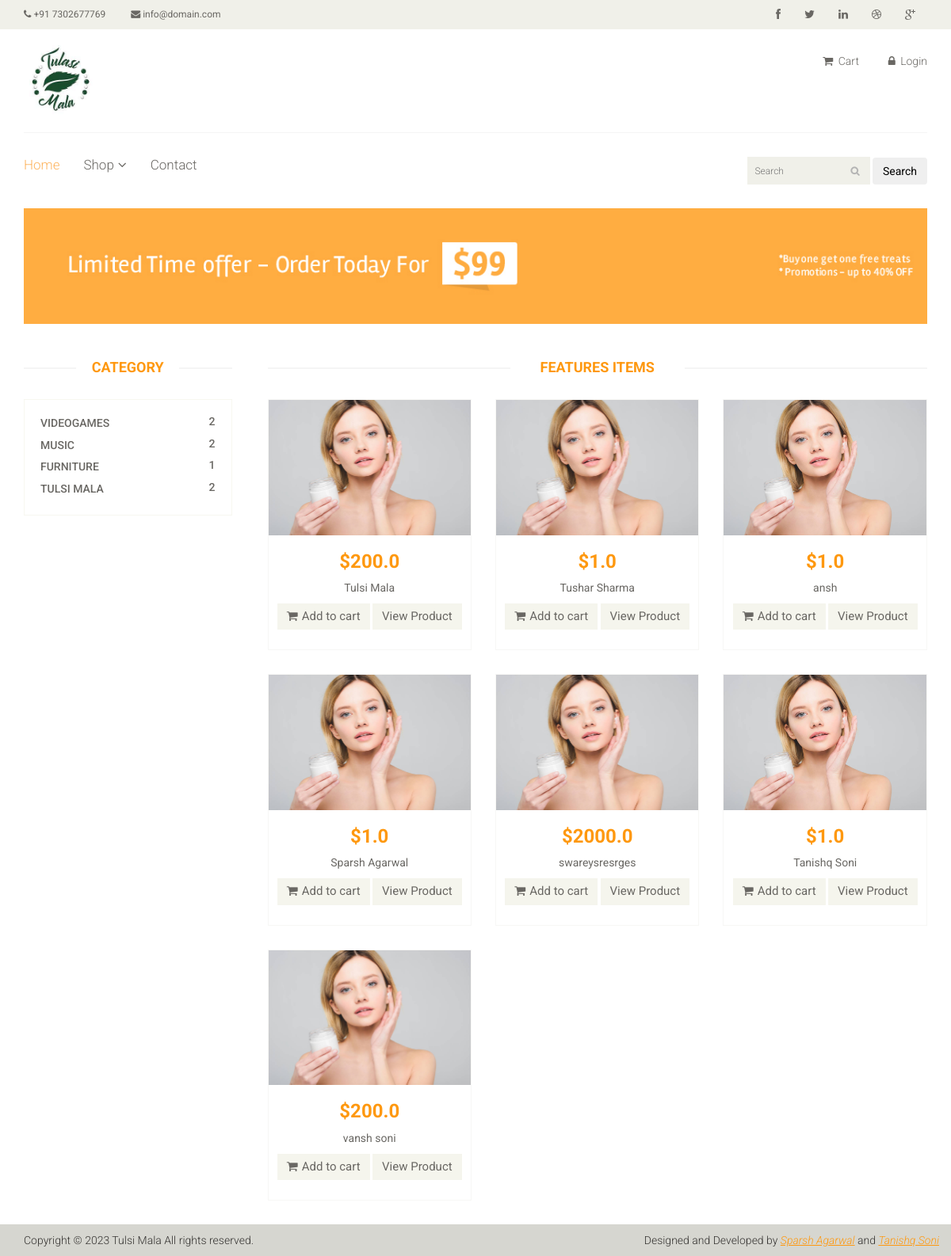
The page /shop on the database as committed earlier.
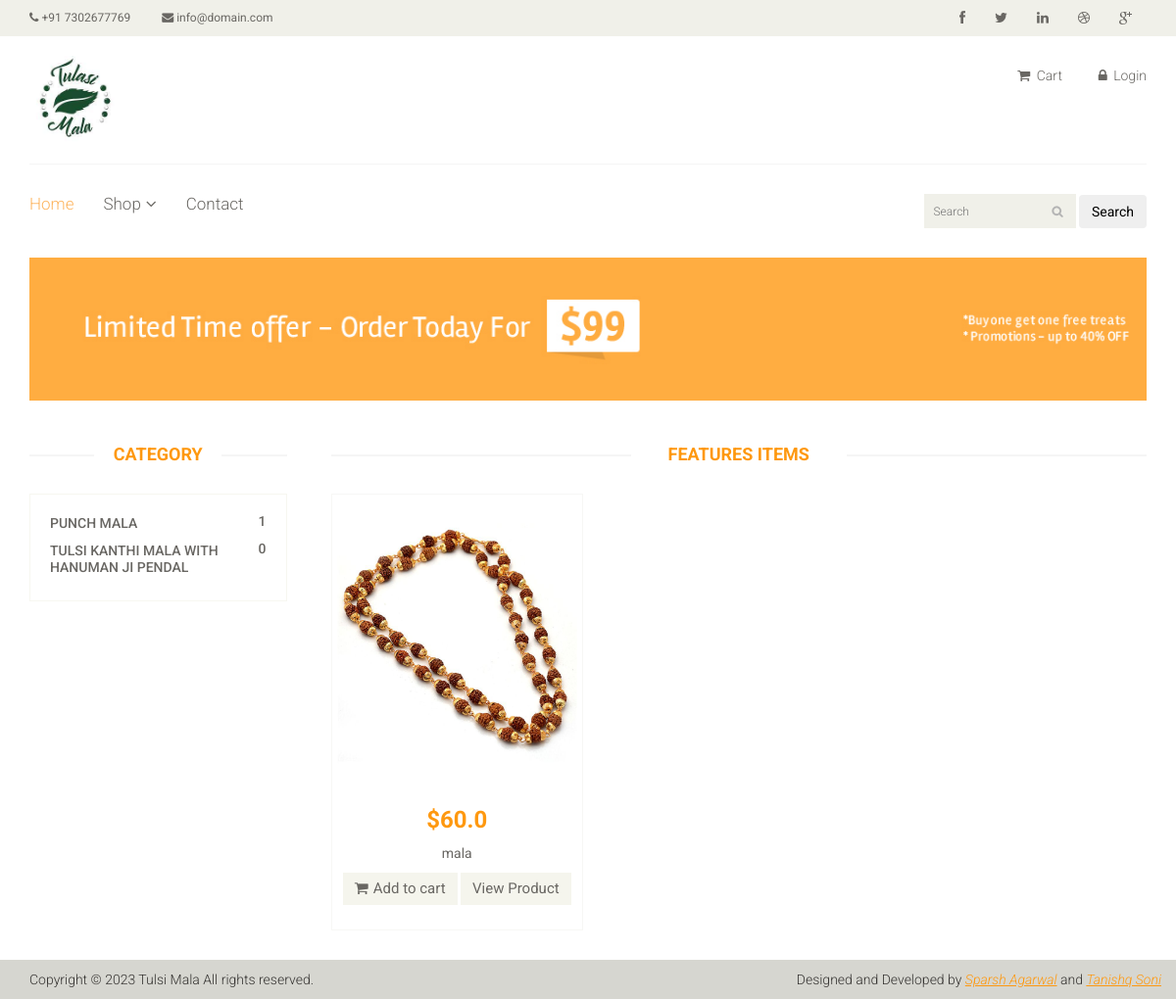
The same page on the database as committed later.
### core/models.py (models this page shows, shortened)
class Category(models.Model):
    category_name = models.CharField(max_length=1000)
    def product_count(self):
        return self.product_set.count()

class Product(models.Model):
    name = models.CharField(max_length=100)
    category = models.ForeignKey('Category', on_delete=models.CASCADE)
    slug = models.SlugField(unique=True, null=True, blank=True)
    desc = models.TextField()
    price = models.FloatField(default=0.0)
    product_available_count = models.IntegerField(default=0)
    img = models.ImageField(upload_to='images/')

### core/views.py (the view)
# urls.py: path('shop', views.shop, name='shop'),
def shop(request):
    products = Product.objects.all()
    categories = Category.objects.all()
    if (request.user.is_authenticated):
        len_of_cart = len(Cart.objects.filter(user=request.user))
        return render(request, "core/shop.html", {'len_of_cart': len_of_cart, 'products': products, 'categories': categories, })
    return render(request, "core/shop.html", {'products': products, 'categories': categories, })

### templates/core/shop.html (shortened to what this page needs)
{% extends './base.html' %}
{% load static %}
{% block start %}
	<section id="advertisement">
		<div class="container">
			<img src="images/shop/advertisement.jpg" alt="" />
		</div>
	</section>
	<section>
		<div class="container">
			<div class="row">
				<div class="col-sm-3">
					<div class="left-sidebar">
						<h2>Category</h2>
						<div class="panel-group category-products" id="accordian">
							<div class="panel panel-default">
								{% for cats in categories %}
								<div class="panel-heading">
									<h4 class="panel-title"><a href="/category/{{ cats.id }}"><span class="pull-right">{{ cats.product_count }}</span>{{cats.category_name}}</a></h4>
								</div>
								{% endfor %}
							</div>
						</div>
					</div>
				</div>
				<div class="col-sm-9 padding-right">
					<div class="features_items">
						<h2 class="title text-center">Features Items</h2>
						{% if category %}
							{% for item in products %}
								<div class="col-sm-4">
									<div class="product-image-wrapper">
										<div class="single-products">
											<div class="productinfo text-center">
												<img src="/media/{{item.img}}" alt="" />
												<h2>${{item.price}}</h2>
												<p>{{item.name}}</p>
												<a href="{% url 'add_to_cart' item.pk %}" class="btn btn-default add-to-cart"><i class="fa fa-shopping-cart"></i>Add to cart</a>
												<a href="{% url 'products' item.slug %}" class="btn btn-default add-to-cart"
												></i>View Product</a>
											  >
											</div>
											<div class="product-overlay">
												<div class="overlay-content">
													<h2>${{item.price}}</h2>
													<p>{{item.name}}</p>
													<a href="{% url 'add_to_cart' item.pk %}" class="btn btn-default add-to-cart"><i class="fa fa-shopping-cart"></i>Add to cart</a>
												<a href="{% url 'products' item.slug %}" class="btn btn-default add-to-cart"
												></i>View Product</a>
												</div>
											</div>
										</div>
									</div>
								</div>
							{% endfor %}
						{% else %}
							{% for item in products %}
								<div class="col-sm-4">
									<div class="product-image-wrapper">
										<div class="single-products">
											<div class="productinfo text-center">
												<img src="/media/{{item.img}}" alt="" />
												<h2>${{item.price}}</h2>
												<p>{{item.name}}</p>
												<a href="{% url 'add_to_cart' item.pk %}" class="btn btn-default add-to-cart"><i class="fa fa-shopping-cart"></i>Add to cart</a>
												<a href="{% url 'products' item.slug %}" class="btn btn-default add-to-cart"
												></i>View Product</a>
											</div>
											<div class="product-overlay">
												<div class="overlay-content">
												</div>
											</div>
										</div>
									</div>
								</div>
							{% endfor %}
						{% endif %}
						</div>
					</div>
				</div>
			</div>
	</section>
{% endblock %}

Rows that differ between the two databases and show on the page:
removed Category: product_count "2", category_name "VIDEOGAMES"
removed Category: product_count "2", category_name "MUSIC"
removed Category: product_count "1", category_name "FURNITURE"
removed Category: product_count "2", category_name "TULSI MALA"
removed Product: img (picture), price "200.0", name "Tulsi Mala"
removed Product: img (picture), price "1.0", name "Tushar Sharma"
removed Product: img (picture), price "1.0", name "ansh"
removed Product: img (picture), price "1.0", name "Sparsh Agarwal"
removed Product: img (picture), price "2000.0", name "swareysresrges"
removed Product: img (picture), price "1.0", name "Tanishq Soni"
removed Product: img (picture), price "200.0", name "vansh soni"
added Category: product_count "1", category_name "PUNCH MALA"
added Category: product_count "0", category_name "TULSI KANTHI MALA WITH HANUMAN JI PENDAL"
added Product: img (picture), price "60.0", name "mala"
